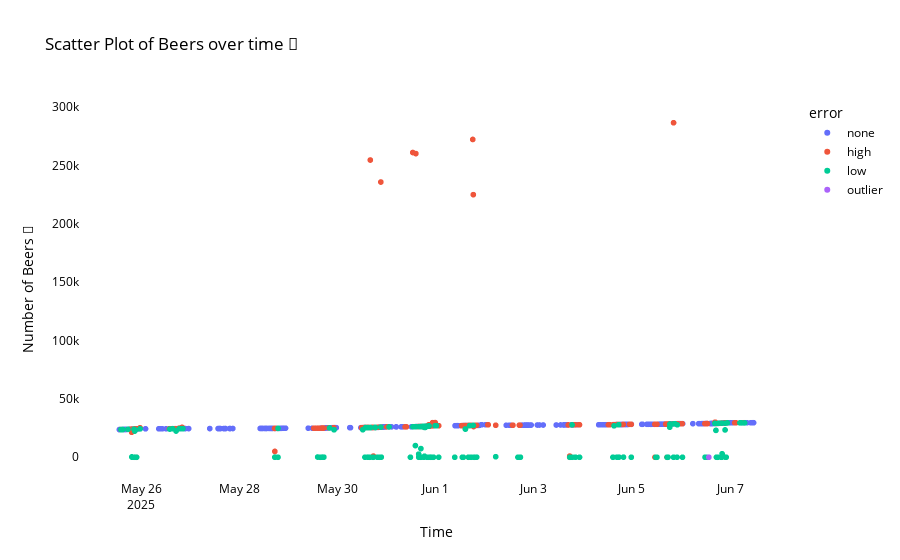

Here is the notebook cell this chart was saved with:
### Code cell
plot_beer_counts(chat_df, color='error')

### Figure 1 — Plotly figure (JSON) as saved in the notebook; plotly's stock layout.template omitted (floating-point values rounded to 4 significant figures; data arrays with more than 128 entries replaced by an {"elided": "..."} marker saying what was removed)
{"data": [{"customdata": {"elided": "774x1 str values"}, "hovertemplate": "error=none<br>datetime=%{x}<br>🍻=%{y}<br>message=%{customdata[0]}<extra></extra>", "legendgroup": "none", "marker": {"color": "#636efa", "symbol": "circle"}, "mode": "markers", "name": "none", "showlegend": true, "type": "scattergl", "x": {"elided": "774 str values"}, "xaxis": "x", "y": {"elided": "774 int values"}, "yaxis": "y"}, {"customdata": {"elided": "274x1 str values"}, "hovertemplate": "error=high<br>datetime=%{x}<br>🍻=%{y}<br>message=%{customdata[0]}<extra></extra>", "legendgroup": "high", "marker": {"color": "#EF553B", "symbol": "circle"}, "mode": "markers", "name": "high", "showlegend": true, "type": "scattergl", "x": {"elided": "274 str values"}, "xaxis": "x", "y": {"elided": "274 int values"}, "yaxis": "y"}, {"customdata": {"elided": "172x1 str values"}, "hovertemplate": "error=low<br>datetime=%{x}<br>🍻=%{y}<br>message=%{customdata[0]}<extra></extra>", "legendgroup": "low", "marker": {"color": "#00cc96", "symbol": "circle"}, "mode": "markers", "name": "low", "showlegend": true, "type": "scattergl", "x": {"elided": "172 str values"}, "xaxis": "x", "y": {"elided": "172 int values"}, "yaxis": "y"}, {"customdata": [["28,894"]], "hovertemplate": "error=outlier<br>datetime=%{x}<br>🍻=%{y}<br>message=%{customdata[0]}<extra></extra>", "legendgroup": "outlier", "marker": {"color": "#ab63fa", "symbol": "circle"}, "mode": "markers", "name": "outlier", "showlegend": true, "type": "scattergl", "x": ["2025-06-06T13:39:00"], "xaxis": "x", "y": [28], "yaxis": "y"}], "layout": {"font": {"color": "black"}, "legend": {"title": {"text": "error"}, "tracegroupgap": 0}, "paper_bgcolor": "white", "plot_bgcolor": "white", "title": {"text": "Scatter Plot of Beers over time 🍻"}, "xaxis": {"anchor": "y", "domain": [0, 1], "title": {"text": "Time"}}, "yaxis": {"anchor": "x", "domain": [0, 1], "title": {"text": "Number of Beers 🍻"}}}}
